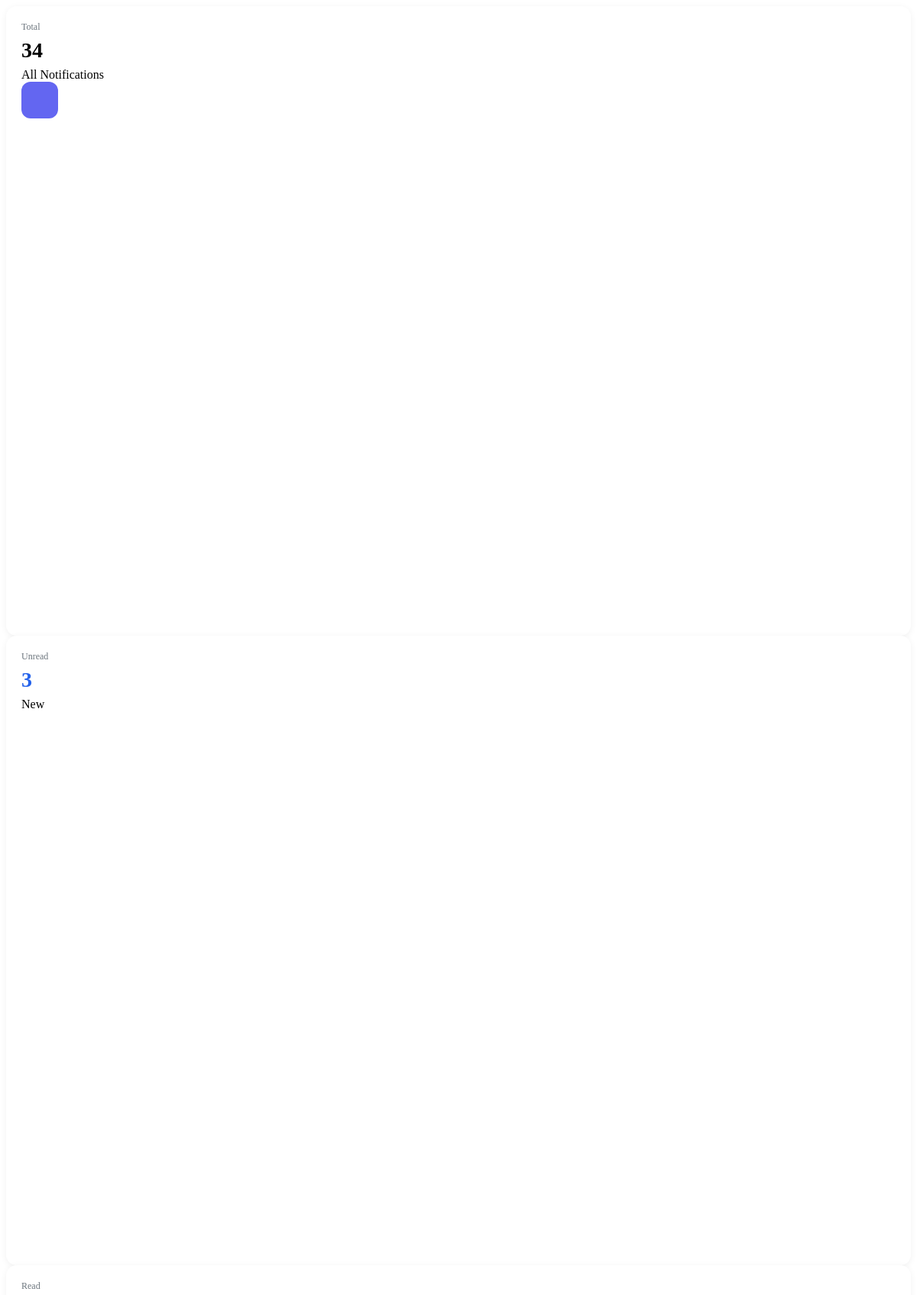
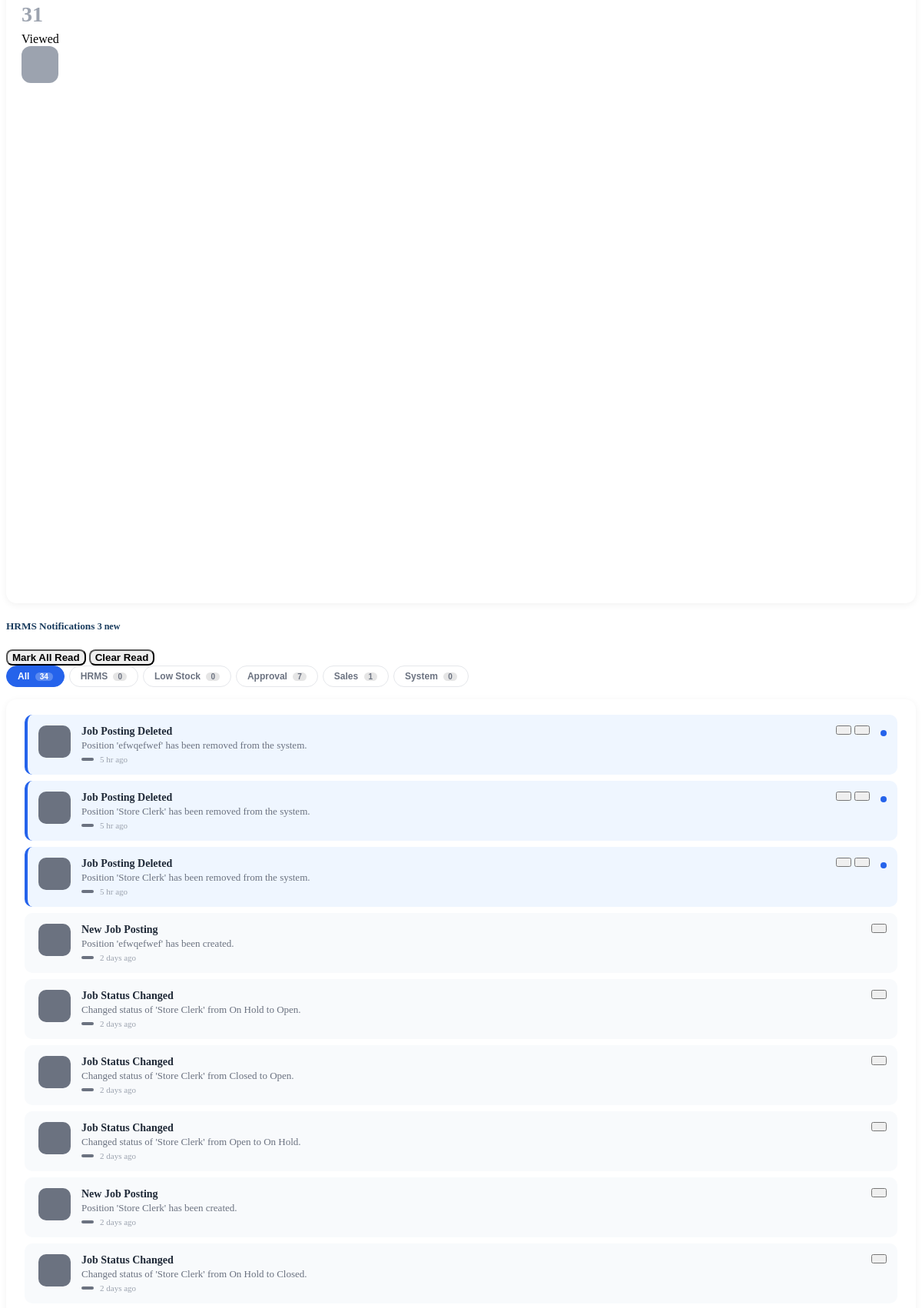
Screenshot of /hrms_notifications.php (upper part) with the database file from the repository (2 pictures, top to bottom).
### tables this page shows
CREATE TABLE `notifications` (
  `notification_id` int(11) NOT NULL,
  `title` varchar(100) NOT NULL,
  `message` text NOT NULL,
  `type` enum('Low Stock','Approval','System','Sales') NOT NULL,
  `is_read` tinyint(1) NOT NULL DEFAULT 0,
  `created_at` timestamp NOT NULL DEFAULT current_timestamp()
);

### hrms_notifications.php (the view, shortened to what this page needs)
<?php
$notifications = mysqli_query($conn,"
    SELECT * FROM notifications
    ORDER BY is_read ASC, created_at DESC
");
$notifList = [];
while($n = mysqli_fetch_assoc($notifications)){
    $notifList[] = $n;
}
$totalCount  = count($notifList);
$unreadCount = 0;
$typeCounts  = [];
foreach($notifList as $n){
    if($n['is_read'] == 0) $unreadCount++;
    $type = $n['type'];
    $typeCounts[$type] = ($typeCounts[$type] ?? 0) + 1;
}
$readCount = $totalCount - $unreadCount;
function hrmsTimeAgo($datetime){
    $now  = new DateTime();
    $ago  = new DateTime($datetime);
    $diff = $now->diff($ago);
    if($diff->d == 0){
        return $diff->h . ' hr ago';
    } elseif($diff->d == 1){
        return 'Yesterday';
    } elseif($diff->d < 7){
        return $diff->d . ' days ago';
    } else {
        return date("M d, Y", strtotime($datetime));
    }
}
?>
<div class="row g-3 mb-4">
    <div class="col-xl-4 col-md-4">
        <div class="hrms-notif-stat">
            <div class="d-flex justify-content-between align-items-start">
                <div>
                    <div style="font-size:12px;color:#6c757d;">Total</div>
                    <div style="font-size:28px;font-weight:800;line-height:1.2;margin:6px 0;">
                        <?= $totalCount; ?>
                    </div>
                    <span class="badge bg-secondary">All Notifications</span>
                </div>
                <div class="icon" style="background:#6366f1;"><i class="bi bi-bell-fill"></i></div>
            </div>
        </div>
    </div>
    <div class="col-xl-4 col-md-4">
        <div class="hrms-notif-stat">
            <div class="d-flex justify-content-between align-items-start">
                <div>
                    <div style="font-size:12px;color:#6c757d;">Unread</div>
                    <div style="font-size:28px;font-weight:800;color:#2563eb;line-height:1.2;margin:6px 0;">
                        <?= $unreadCount; ?>
                    </div>
                    <span class="badge bg-primary">New</span>
                </div>
                <div class="icon bg-primary"><i class="bi bi-bell-fill"></i></div>
            </div>
        </div>
    </div>
    <div class="col-xl-4 col-md-4">
        <div class="hrms-notif-stat">
            <div class="d-flex justify-content-between align-items-start">
                <div>
                    <div style="font-size:12px;color:#6c757d;">Read</div>
                    <div style="font-size:28px;font-weight:800;color:#9ca3af;line-height:1.2;margin:6px 0;">
                        <?= $readCount; ?>
                    </div>
                    <span class="badge bg-secondary">Viewed</span>
                </div>
                <div class="icon" style="background:#9ca3af;"><i class="bi bi-check2-all"></i></div>
            </div>
        </div>
    </div>
</div>
<div class="d-flex justify-content-between align-items-center mb-3">
    <h5 class="mb-0" style="font-weight:700;color:#1a3c5e;">
        <i class="bi bi-bell-fill me-2"></i>HRMS Notifications
        <?php if($unreadCount > 0){ ?>
        <span class="badge bg-primary ms-1" style="font-size:12px;"><?= $unreadCount; ?> new</span>
        <?php } ?>
    </h5>
    <div class="d-flex gap-2">
        <?php if($unreadCount > 0){ ?>
        <button class="btn btn-sm btn-outline-primary" onclick="hrmsMarkAllRead()" style="border-radius:8px;font-weight:600;">
            <i class="bi bi-check2-all me-1"></i>Mark All Read
        </button>
        <?php } ?>
        <?php if($readCount > 0){ ?>
        <button class="btn btn-sm btn-outline-danger" onclick="hrmsClearRead()" style="border-radius:8px;font-weight:600;">
            <i class="bi bi-trash me-1"></i>Clear Read
        </button>
        <?php } ?>
    </div>
</div>
<div class="notif-filter-tabs">
    <button class="notif-filter-btn active" onclick="filterNotifs('all', this)">
        All <span class="filter-count"><?= $totalCount; ?></span>
    </button>
    <?php
    $typeConfig = [
        'HRMS'        => ['icon'=>'bi-person-badge-fill','color'=>'#6366f1'],
        'Low Stock'   => ['icon'=>'bi-exclamation-triangle-fill','color'=>'#eab308'],
        'Approval'    => ['icon'=>'bi-check-circle-fill','color'=>'#3b82f6'],
        'Sales'       => ['icon'=>'bi-graph-up-arrow','color'=>'#10b981'],
        'System'      => ['icon'=>'bi-gear-fill','color'=>'#6b7280'],
    ];
    foreach($typeConfig as $type => $cfg){
        $count = $typeCounts[$type] ?? 0;
    ?>
    <button class="notif-filter-btn" onclick="filterNotifs('<?= $type; ?>', this)">
        <i class="bi <?= $cfg['icon']; ?> me-1" style="font-size:11px;"></i><?= $type; ?>
        <span class="filter-count"><?= $count; ?></span>
    </button>
    <?php } ?>
</div>
<div class="hrms-notif-card">
    <?php if($totalCount == 0){ ?>
    <div class="empty-notif">
        <i class="bi bi-bell-slash"></i>
        <h6>No Notifications Yet</h6>
        <p>HRMS notifications will appear here as you manage jobs, employees, and payroll.</p>
    </div>
    <?php } else {
        foreach($notifList as $notif){
            $isUnread = $notif['is_read'] == 0;
            $cfg = $typeConfig[$notif['type']] ?? ['icon'=>'bi-info-circle-fill','color'=>'#6b7280'];
            $timeAgo = hrmsTimeAgo($notif['created_at']);
    ?>
    <div class="hrms-notif-item <?= $isUnread ? 'unread' : ''; ?>"
         id="hn-<?= $notif['notification_id']; ?>"
         data-type="<?= htmlspecialchars($notif['type']); ?>">
        <div class="hn-icon" style="background:<?= $cfg['color']; ?>">
        </div>
        <div class="hn-body">
            <div class="hn-title"><?= htmlspecialchars($notif['title']); ?></div>
            <div class="hn-message"><?= htmlspecialchars($notif['message']); ?></div>
            <div class="hn-meta">
                <span class="hn-type-badge" style="background:<?= $cfg['color']; ?>">
                </span>
                <span><i class="bi bi-clock me-1"></i><?= $timeAgo; ?></span>
            </div>
        </div>
        <div class="hn-actions">
            <?php if($isUnread){ ?>
            <button class="btn btn-sm btn-outline-primary" title="Mark as Read"
                    onclick="hrmsMarkRead(<?= $notif['notification_id']; ?>)">
            </button>
            <?php } ?>
            <button class="btn btn-sm btn-outline-danger" title="Delete"
                    onclick="hrmsDeleteNotif(<?= $notif['notification_id']; ?>)">
            </button>
        </div>
        <?php if($isUnread){ ?>
        <div class="hn-unread-dot"></div>
        <?php } ?>
    </div>
    <?php } } ?>
</div>

### hrms_notifications.php (style rules this page uses)
.hrms-notif-stat { background: white; border-radius: 14px; padding: 20px; box-shadow: 0 2px 10px rgba(0,0,0,.06); height: 100%; transition: transform .2s, box-shadow .2s; }
.hrms-notif-stat .icon { width: 48px; height: 48px; border-radius: 12px; display: flex; align-items: center; justify-content: center; font-size: 22px; color: white; flex-shrink: 0; }
.notif-filter-tabs { display: flex; gap: 6px; flex-wrap: wrap; margin-bottom: 16px; }
.notif-filter-btn { padding: 6px 14px; border-radius: 20px; border: 1px solid #e5e7eb; background: white; font-size: 12px; font-weight: 600; color: #6b7280; cursor: pointer; transition: all .2s; }
.notif-filter-btn.active { background: #2563eb; border-color: #2563eb; color: white; }
.notif-filter-btn .filter-count { display: inline-block; background: rgba(0,0,0,.1); padding: 0 6px; border-radius: 10px; font-size: 10px; margin-left: 4px; }
.notif-filter-btn.active .filter-count { background: rgba(255,255,255,.25); }
.hrms-notif-card { background: white; border-radius: 14px; padding: 20px 24px; box-shadow: 0 2px 10px rgba(0,0,0,.06); }
.hrms-notif-item { display: flex; align-items: flex-start; gap: 14px; padding: 14px; border-radius: 10px; margin-bottom: 8px; border-left: 4px solid transparent; transition: all .2s; background: #f8fafc; }
.hrms-notif-item.unread { background: #eff6ff; border-left-color: #2563eb; }
.hrms-notif-item.unread .hn-title { font-weight: 700; }
.hn-icon { width: 42px; height: 42px; border-radius: 10px; display: flex; align-items: center; justify-content: center; font-size: 18px; color: white; flex-shrink: 0; }
.hn-body { flex: 1; min-width: 0; }
.hn-title { font-size: 14px; font-weight: 600; margin-bottom: 2px; color: #1f2937; }
.hn-message { font-size: 13px; color: #6b7280; margin-bottom: 4px; }
.hn-meta { font-size: 11px; color: #9ca3af; display: flex; align-items: center; gap: 8px; }
.hn-type-badge { font-size: 10px; font-weight: 600; padding: 2px 8px; border-radius: 10px; color: white; }
.hn-actions { display: flex; gap: 4px; flex-shrink: 0; }
.hn-actions .btn { padding: 4px 8px; font-size: 12px; }
.hn-unread-dot { width: 8px; height: 8px; background: #2563eb; border-radius: 50%; margin-top: 6px; flex-shrink: 0; }

### rows the page displays
notifications: title "Job Posting Deleted", message "Position 'efwqefwef' has been removed from the system.", created_at "5 hr ago", is_read 0 (drawn)
notifications: title "Job Posting Deleted", message "Position 'Store Clerk' has been removed from the system.", created_at "5 hr ago", is_read 0 (drawn)
notifications: title "Job Posting Deleted", message "Position 'Store Clerk' has been removed from the system.", created_at "5 hr ago", is_read 0 (drawn)
notifications: title "New Job Posting", message "Position 'efwqefwef' has been created.", created_at "2 days ago"
notifications: title "Job Status Changed", message "Changed status of 'Store Clerk' from On Hold to Open.", created_at "2 days ago"
notifications: title "Job Status Changed", message "Changed status of 'Store Clerk' from Closed to Open.", created_at "2 days ago"
notifications: title "Job Status Changed", message "Changed status of 'Store Clerk' from Open to On Hold.", created_at "2 days ago"
notifications: title "New Job Posting", message "Position 'Store Clerk' has been created.", created_at "2 days ago"
notifications: title "Job Status Changed", message "Changed status of 'Store Clerk' from On Hold to Closed.", created_at "2 days ago"

### other values shown
$totalCount "34"
$unreadCount "3"
$readCount "31"
$type "HRMS"
$count "0"
$type "Low Stock"
$type "Approval"
$count "7"
$type "Sales"
$count "1"
$type "System"
